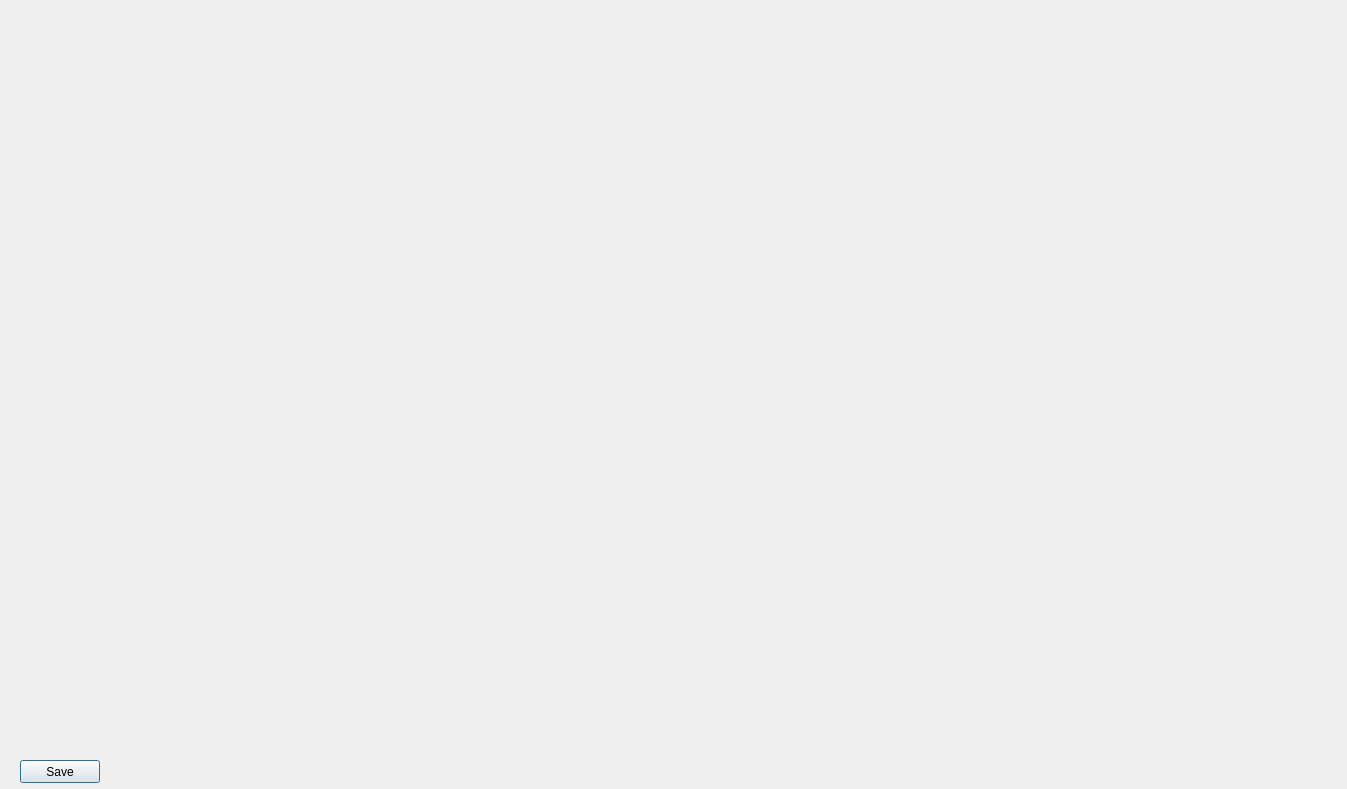
<?xml version="1.0" encoding="UTF-8"?>
<ui version="4.0">
 <class>ResultsJointsDialog</class>
 <widget class="QDialog" name="ResultsJointsDialog">
  <property name="geometry">
   <rect>
    <x>0</x>
    <y>0</y>
    <width>1347</width>
    <height>789</height>
   </rect>
  </property>
  <property name="windowTitle">
   <string>Results of the joints</string>
  </property>
  <widget class="QWidget" name="layoutWidget">
   <property name="geometry">
    <rect>
     <x>20</x>
     <y>30</y>
     <width>1311</width>
     <height>721</height>
    </rect>
   </property>
   <layout class="QGridLayout" name="gridLayout">
    <item row="0" column="0">
     <widget class="QCustomPlot" name="plot_joint_1" native="true"/>
    </item>
    <item row="0" column="1">
     <widget class="QCustomPlot" name="plot_joint_4" native="true"/>
    </item>
    <item row="0" column="2">
     <widget class="QCustomPlot" name="plot_joint_7" native="true"/>
    </item>
    <item row="0" column="3">
     <widget class="QCustomPlot" name="plot_joint_10" native="true"/>
    </item>
    <item row="1" column="0">
     <widget class="QCustomPlot" name="plot_joint_2" native="true"/>
    </item>
    <item row="1" column="1">
     <widget class="QCustomPlot" name="plot_joint_5" native="true"/>
    </item>
    <item row="1" column="2">
     <widget class="QCustomPlot" name="plot_joint_8" native="true"/>
    </item>
    <item row="1" column="3">
     <widget class="QCustomPlot" name="plot_joint_11" native="true"/>
    </item>
    <item row="2" column="0">
     <widget class="QCustomPlot" name="plot_joint_3" native="true"/>
    </item>
    <item row="2" column="1">
     <widget class="QCustomPlot" name="plot_joint_6" native="true"/>
    </item>
    <item row="2" column="2">
     <widget class="QCustomPlot" name="plot_joint_9" native="true"/>
    </item>
   </layout>
  </widget>
  <widget class="QPushButton" name="pushButton_save_joints_plots">
   <property name="geometry">
    <rect>
     <x>20</x>
     <y>760</y>
     <width>80</width>
     <height>23</height>
    </rect>
   </property>
   <property name="text">
    <string>Save</string>
   </property>
  </widget>
 </widget>
 <customwidgets>
  <customwidget>
   <class>QCustomPlot</class>
   <extends>QWidget</extends>
   <header>qcustomplot.h</header>
   <container>1</container>
  </customwidget>
 </customwidgets>
 <resources/>
 <connections/>
</ui>
